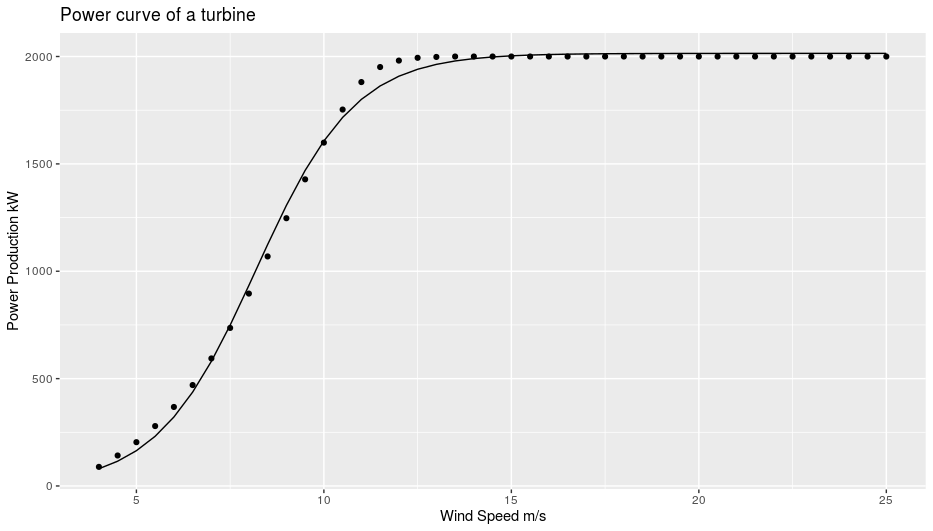

Recreate this plot in R.
rm(list=ls())

####--------------------- Fitting the power curve

###---------------- Libraries

library(dplyr)
library(ggplot2)

###--------------- Importing te data

df<-read.csv("wind-farm-totalsignals.csv",sep=";")

power<-read.csv("Power_curve.csv",sep=",")
power<-power %>% rename(wind=Wind.speed..m.s.,kW=Power..kW.)

##---------- Sigmoid model for the power curve
test<-nls(kW~SSlogis(input=wind,Asym,xmid,scal),data = power)

pred<-predict(test,newdata = power$wind)
power$eval<-pred

##----------- PLot the power curve

ggplot(power)+aes(x=wind,y=kW)+
  geom_point()+geom_line(aes(y=eval))+
  ggtitle("Power curve of a turbine")+
  xlab("Wind Speed m/s")+ylab("Power Production kW")
  
###---------------- Function for the power
